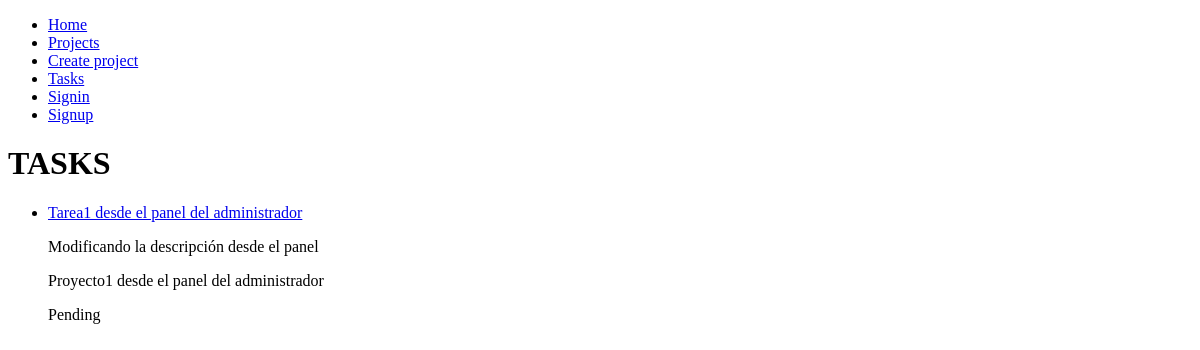
The page /tasks/ on the database as committed earlier.
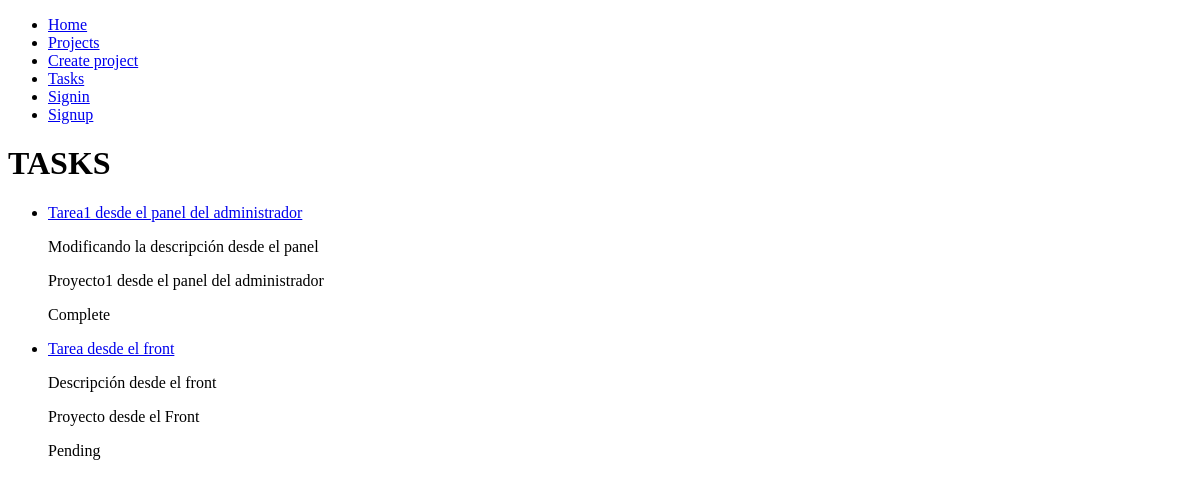
The same page on the database as committed later.
### task/models.py (models this page shows, shortened)
class Task(models.Model):
    id_task = models.AutoField(primary_key=True)
    title = models.CharField(max_length=100)
    description = models.TextField(max_length=500)
    complete = models.BooleanField(default=False)
    project = models.ForeignKey(Project,on_delete=models.CASCADE)
    created_at = models.DateTimeField(auto_now_add=True)
    update_at = models.DateTimeField(auto_now=True)

### project/models.py (models this page shows, shortened)
class Project(models.Model):
    project_id = models.AutoField(primary_key=True)
    name_project = models.CharField(max_length=100)
    category = models.CharField(max_length=50)
    date_complete = models.DateTimeField(null = True, blank=True)
    complete = models.BooleanField(default=False)
    user = models.ForeignKey(User, on_delete=models.CASCADE)
    created_at = models.DateTimeField(auto_now_add=True)
    update_at = models.DateTimeField(auto_now=True)

### task/views.py (the view)
# urls.py: path('tasks/', task, name='tasks'),
def task(request):
    tasks = Task.objects.all()
    return render(request, 'task/task.html', {
        'tasks': tasks
    })

### task/templates/task/task.html (shortened to what this page needs)
{% extends 'base.html' %}
{% block content %}
    <h1>TASKS</h1>
    <ul>
        {% for task in tasks %}
        <li>
            <a href="{% url 'task_detail' task.id_task %}">
                {{ task.title }}
            </a>
            <p>{{ task.description }}</p>
            <p>{{ task.project.name_project }}</p>
            {% if task.complete %}
                <p>Complete</p>
            {% else %}
                <p>Pending</p>
            {% endif %}
        </li>
        {% endfor %}
    </ul>
{% endblock %}

### templates/base.html (shortened to what this page needs)
<!DOCTYPE html>
<html lang="en">
<head>
</head>
<body>
    <ul>
        <li>
            <a href="/">
                Home
            </a>
        </li>
        <li>
            <a href="/projects">
                Projects
            </a>
        </li>
        <li>
            <a href="/projects/create_project">Create project</a>
        </li>
        <li>
            <a href="/tasks">
                Tasks
            </a>
        </li>
        {% if user.is_authenticated %}
        <li>
            <a href="/logout">
                Logout
            </a>
        </li>
        {% else %}
        <li>
            <a href="/signin">
                Signin
            </a>
        </li>
        <li>
            <a href="/signup">
                Signup
            </a>
        </li>
        {% endif %}
    </ul>
    {% block content %}
    {% endblock %}
</body>
</html>

Rows that differ between the two databases and show on the page:
changed Task "Tarea1 desde el panel del administrador": complete "Pending" → "Complete"
added Task: title "Tarea desde el front", description "Descripción desde el front", project.name_project "Proyecto desde el Front", complete "Pending"
